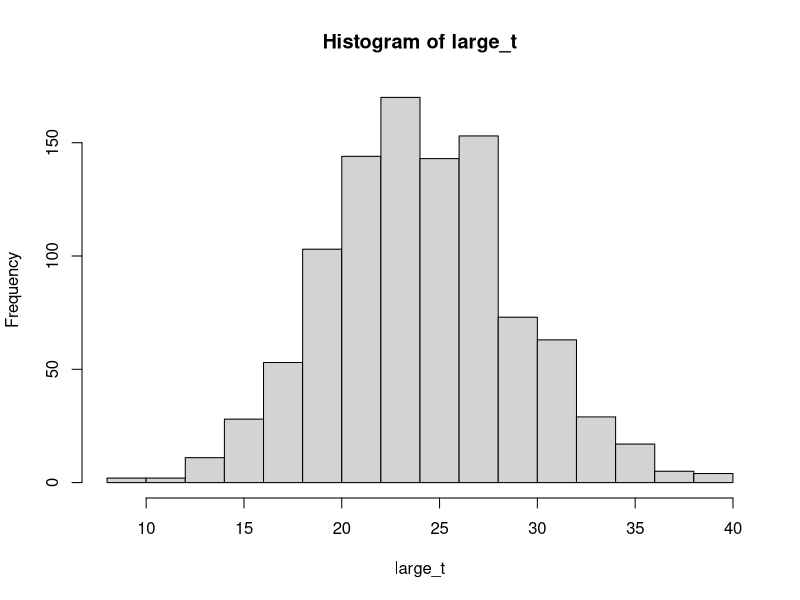
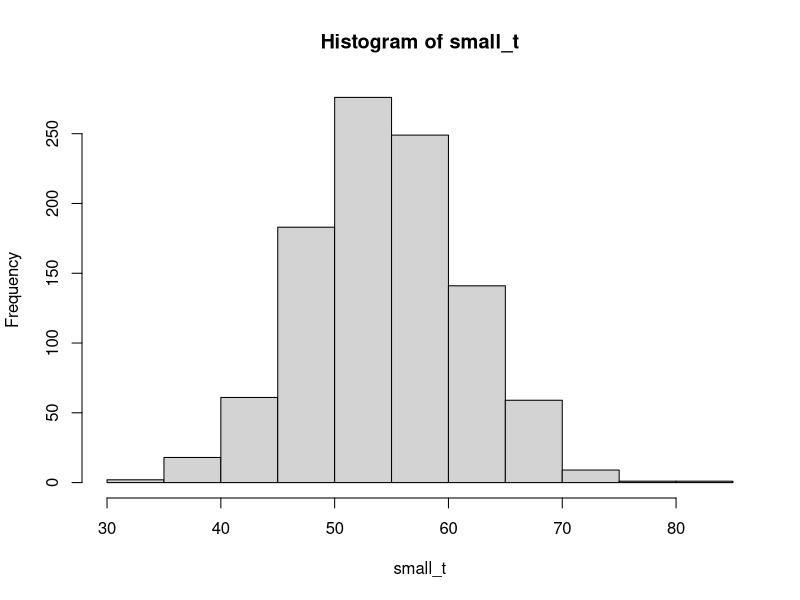

These figures' R source, in order:
myname <- "Yifan Zhang"

set.seed(2022)

large_t <- NULL
small_t <- NULL

for(i in 1:1000){
  large_hosp <- rbinom(n = 365, size = 45, prob = .5)
  large_t    <- c(large_t, length(which(large_hosp > .6*45)))
  
  small_hosp <- rbinom(n = 365, size = 15, prob = .5)
  small_t    <- c(small_t, length(which(small_hosp > .6*15))) 
  
  i <- i+1
}

hist(large_t)
length(large_t)
mean(large_t)
sd(large_t)

hist(small_t)
length(small_t)
mean(small_t)
sd(small_t)

mean_l <- mean(large_t)
sd_l <- sd(large_t)

mean_s <- mean(small_t)
sd_s <- sd(small_t)

myname